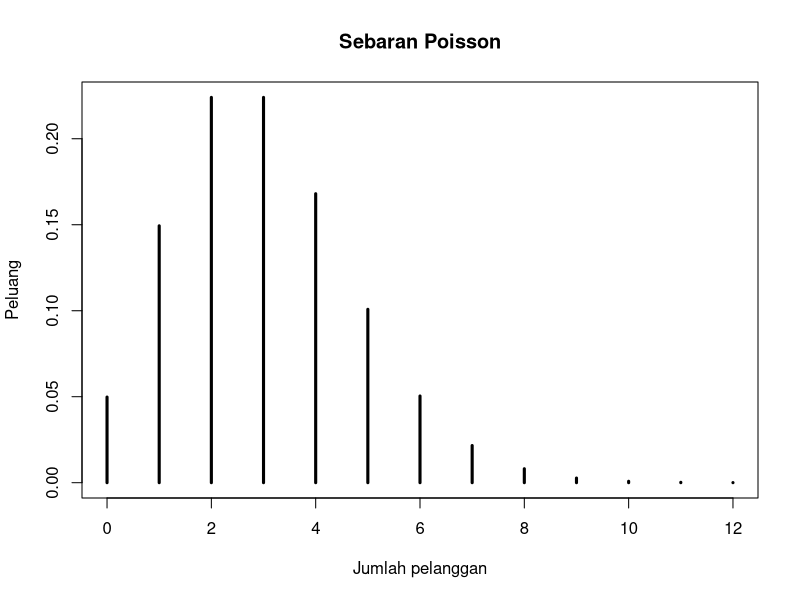
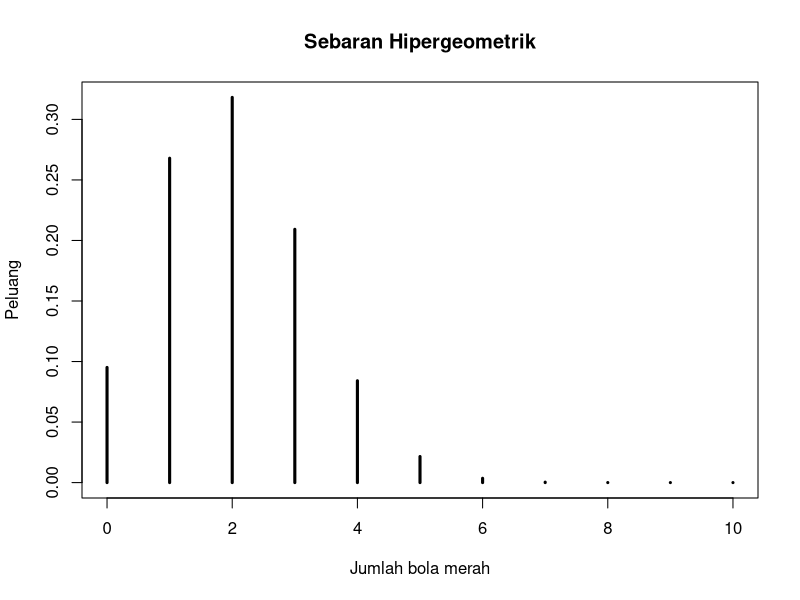

Reproduce these figures in R, in order. (Note: this script raises an error after producing the figures.)
#1 distribusi poisson
lambda <- 3
# P(X >= 5)
P <- 1 - ppois(4, lambda)
P

#PMF Poisson
nilai_x <- 0:12
peluang_x <- dpois(nilai_x, lambda)

plot(nilai_x, peluang_x,
     type = "h",
     lwd = 3,
     main = "Sebaran Poisson",
     xlab = "Jumlah pelanggan",
     ylab = "Peluang")

#2. Distribusi Hypergeometric
N <- 100  # total bola
K <- 20   # bola merah
n <- 10   # bola yang diambil


merah <- 0:10

# Menghitung peluang 
peluang_merah <- dhyper(
  merah,
  m = K,
  n = N - K,
  k = n
)
peluang_merah

#tabel peluang
hasil_hyper <- data.frame(
  Jumlah_Bola_Merah = merah,
  Peluang = peluang_merah
)

hasil_hyper

# Grafik PMF
plot(merah, peluang_merah,
     type = "h",
     lwd = 3,
     main = "Sebaran Hipergeometrik",
     xlab = "Jumlah bola merah",
     ylab = "Peluang")

#3. distribusi binomial
n <- 15
p <- 0.4

# Simulasi 1.000 percobaan
set.seed(123)
hasil <- rbinom(1000, size = n, prob = p)
head(samp, n = 10)

# PMF teoretis
x <- 0:n
pmf <- dbinom(x, size = n, prob = p)
pmf

# Histogram hasil simulasi
hist(hasil,
     breaks = seq(-0.5, 15.5, 1),
     probability = TRUE,
     main = "Simulasi Binomial dan PMF Teoretis",
     xlab = "Jumlah keberhasilan",
     ylab = "Probabilitas")

# Tambahkan PMF teoretis
points(x, pmf, pch = 19)
lines(x, pmf)
